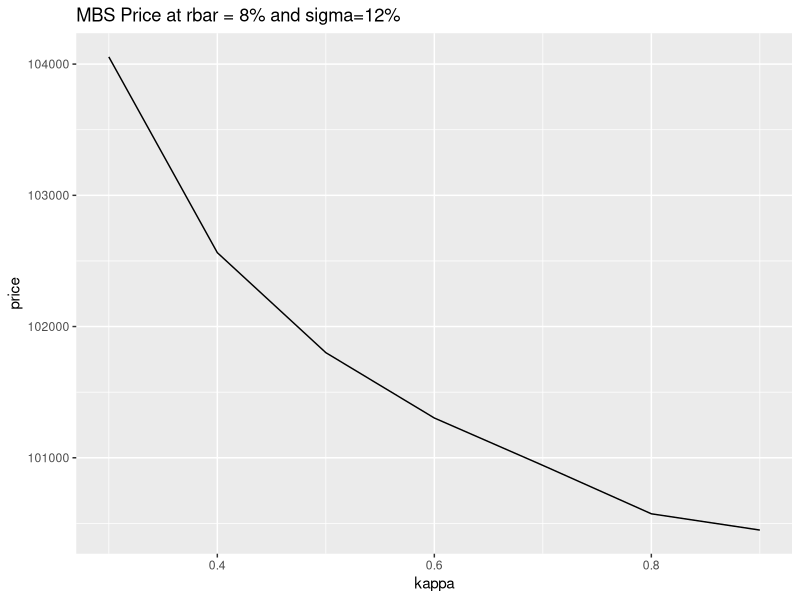
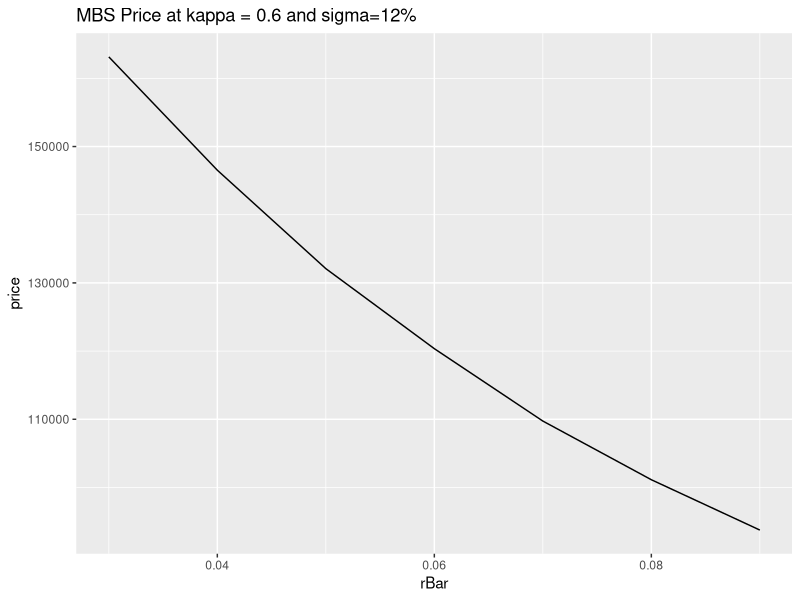
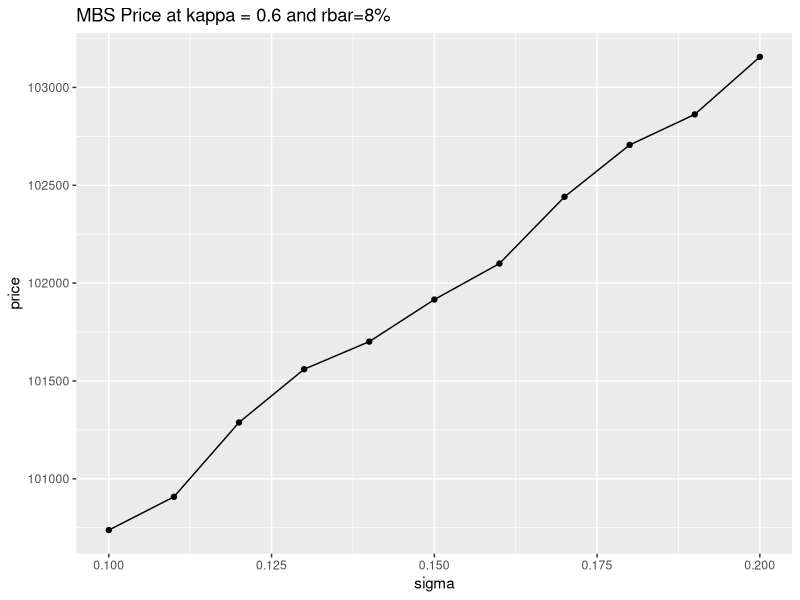

Reproduce these figures in R, in order.
## ---- chunk 1
library(ggplot2)
kappa <- seq(0.3,0.9,0.1)
priceB <- c(104055, 102563, 101801, 101303, 100942, 100573, 100449)
df1b <- data.frame(kappa = kappa, price = priceB)
ggplot(data=df1b, aes(x=kappa, y=price)) + geom_line()+ ggtitle("MBS Price at rbar = 8% and sigma=12%")
## ---- chunk 2
rBar <- seq(0.03, 0.09, 0.01)
priceC <- c(163152, 146532, 132091, 120352, 109736, 101129, 93746)
df2c <- data.frame(rBar = rBar, price = priceC)
ggplot(data=df2c, aes(x=rBar, y=price)) + geom_line()+ ggtitle("MBS Price at kappa = 0.6 and sigma=12%")
## ---- chunk 3
sigma <- seq(0.10, 0.20, 0.01)
priceD <- c(100738, 100908, 101288, 101560, 101701, 101916, 102100, 102441, 102706, 102862, 103156)
df2d <- data.frame(sigma = sigma, price = priceD)
ggplot(data=df2d, aes(x=sigma, y=price)) + geom_line()+ ggtitle("MBS Price at kappa = 0.6 and rbar=8%") + geom_point()
